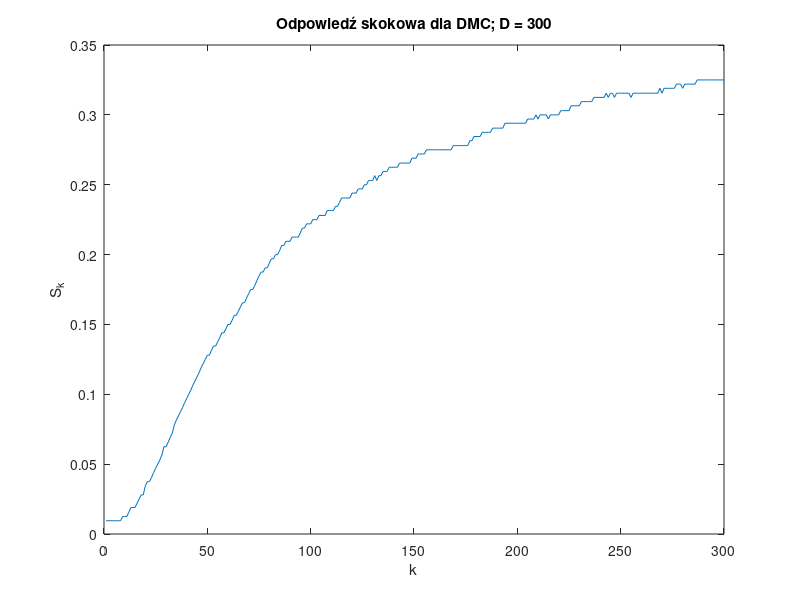

MATLAB code to generate this figure:
% Wyznaczone parametry przy użyciu generycznego algorytmu
clear all

% Parametry wyznaczone przy użyciu algorytmu generycznego
T1=0.000907;
T2=82.104622;
K=0.330938;


Td = 9;

data = load('dane1.mat');
S = data.S;
time = data.time;

y(1:time) = 0;

alpha1 = exp(-1/T1);
alpha2 = exp(-1/T2);
a1 = -alpha1-alpha2;
a2 = alpha1*alpha2;
b1 = K*(T1*(1- alpha1)-T2*(1-alpha2))/(T1-T2);
b2 = K*(alpha1*T2*(1-alpha2)-alpha2*T1*(1-alpha1))/(T1-T2);

Sapro = zeros(time, 1);

for k = Td+3:time
    y(k) = b1 + b2 - a1*y(k-1) - a2*y(k-2);
end

Sapro = y';
save('Sapro.mat', 'Sapro')

% figure('Name', 'Aproksymacja odpowiedzi skokowej')
% plot(S)
% hold on
% plot(y)
% ylabel('S_k')
% xlabel('k')
% title("Aproksymacja odpowiedzi skokowej; E = " + AproksSkokDMC([T1, T2, K]))

figure('Name', 'Odpowiedź skokowa')
plot(S)
ylabel('S_k')
xlabel('k')
title("Odpowiedź skokowa dla DMC; D = 300")

% matlab2tikz('../TikZ_rysunki/skok_DMC.tex', 'showInfo', false)
% matlab2tikz('../Tikz_rysunki/aproksymacja.tex')